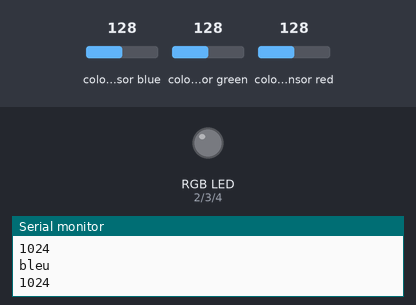
Simulated run of this sketch. Board: Arduino Uno, built with avr-gcc and run on an emulated ATmega328P. Parts: an RGB LED mixed from three pins (HIGH = lit), the last lines printed to the serial monitor. Inputs (shaded band) come from the test bench; at power-on: colour sensor blue 128, colour sensor green 128, colour sensor red 128.

Above: at 1.4 s.
1.5 s: colour sensor blue set to 49
3.0 s: colour sensor blue set to 44
At 3.7 s:
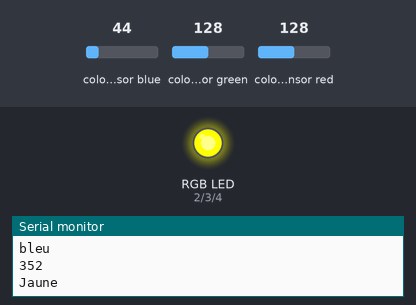
4.8 s: colour sensor green set to 61
6.6 s: colour sensor green set to 52
At 8.1 s:
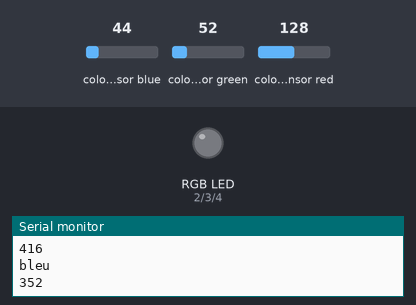
8.9 s: colour sensor green set to 16
10.4 s: colour sensor green set to 13
At 12.1 s:
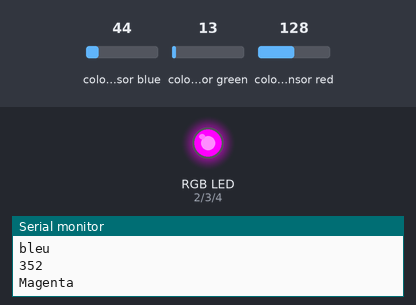
Timing chart, 0 to 13.2 s (numbered marks = the images above; inputs shaded):
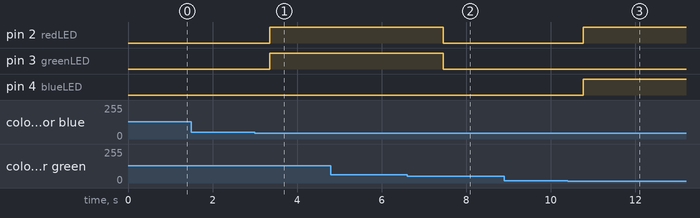

Measured:
- the behaviour switches between 47 and 46 on colour sensor blue (found by bisection; images 0 and 1)
- the behaviour switches between 57 and 56 on colour sensor green (found by bisection; images 1 and 2)
- the behaviour switches between 15 and 14 on colour sensor green (found by bisection; images 2 and 3)
- after the input at 3.0 s, pin 2 (redLED), pin 3 (greenLED): LOW → HIGH after 0.36 s
- after the input at 6.6 s, pin 2 (redLED), pin 3 (greenLED): HIGH → LOW after 0.86 s
- after the input at 10.4 s, pin 2 (redLED), pin 4 (blueLED): LOW → HIGH after 0.37 s

The sketch:

CODE_RGB_CMJ.ino
```cpp
#include <Wire.h>
#include <Adafruit_TCS34725.h>


Adafruit_TCS34725 tcs = Adafruit_TCS34725(TCS34725_INTEGRATIONTIME_50MS, TCS34725_GAIN_1X);

#define redLED  2    // Broche de la LED rouge
#define greenLED 3  // Broche de la LED verte
#define blueLED 4   // Broche de la LED bleue

void setup() {
  Serial.begin(9600);

  pinMode(redLED, OUTPUT);
  pinMode(greenLED, OUTPUT);
  pinMode(blueLED, OUTPUT);

  if (!tcs.begin()) {
    Serial.println("Capteur de couleur TCS3472 introuvable !");
    while (1);
  }

  tcs.setInterrupt(false);
}

void loop() {
  uint16_t clear, red, green, blue;

  tcs.getRawData(&red, &green, &blue, &clear);

  Serial.println("rouge");
  Serial.println(red);
  Serial.println("vert ");
  Serial.println(green);
  Serial.println("bleu");
  Serial.println(blue);
  Serial.println();


//   //Allumer la LED correspondante à la couleur détectée
//
if (red < 100 && green < 300 && blue > 300) { //bleu detecter
  digitalWrite(redLED, LOW);
  digitalWrite(greenLED,LOW);
  digitalWrite(blueLED, HIGH);
  Serial.println("bleu");
  delay(2000);}
else if (red < 110 && green > 200 && blue < 180) { //vert detecter
  digitalWrite(redLED, LOW);
  digitalWrite(greenLED,HIGH);
  digitalWrite(blueLED, LOW);
  Serial.println("vert");
  delay(2000);}
else if (red > 290 && green < 120 && blue < 120){ //rouge detecter
  digitalWrite(redLED, HIGH);
  digitalWrite(greenLED,LOW);
  digitalWrite(blueLED, LOW);
  Serial.println("rouge");
  delay(2000);}
else if (red > 450 && green > 450 &&  blue < 370 ) { //jaune detecter
  digitalWrite(redLED, HIGH);
  digitalWrite(greenLED,HIGH);
  digitalWrite(blueLED, LOW);
  Serial.println("Jaune");
  delay(2000);}
//else if (red < 320 && green > 300 && green < 650 && blue < 650 && green > 300) { //cyan detecter
//  digitalWrite(redLED, LOW);
//  digitalWrite(greenLED,HIGH);
//  digitalWrite(blueLED, HIGH);
//  Serial.println("Cyan");
//  delay(2000);}
else if ( red > 75 && green < 120 && blue > 70) { //magenta detecter
  digitalWrite(redLED, HIGH);
  digitalWrite(greenLED,LOW);
  digitalWrite(blueLED, HIGH);
  Serial.println("Magenta");
  delay(2000);}
else { digitalWrite(redLED, LOW);
  digitalWrite(greenLED,LOW);
  digitalWrite(blueLED, LOW);
  delay(500);}
}
```
